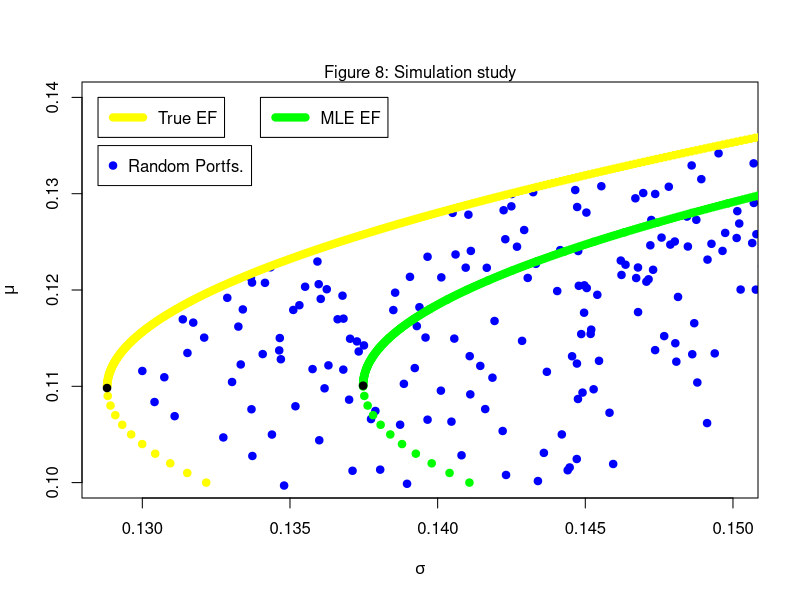

Write the R code that produced this figure.
#Simulation study


set.seed(1)

R1<-c(rnorm(1000,0.09,0.3))
R2<-c(rnorm(1000,0.15,0.25))
R3<-c(rnorm(1000,0.07,0.2))
R4<-c(rnorm(1000,0.18,0.35))

#independent

#CORR12<-c()
#for(i in 1:1000){
#  R1<-c(rnorm(1000,0.09,0.3))
#  R2<-c(rnorm(1000,0.15,0.25))
#  CORR12[i]<-cor(R1,R2)
#}

#hist(CORR12)

#CORR13<-c()
#for(i in 1:1000){
#  R1<-c(rnorm(1000,0.09,0.3))
#  R3<-c(rnorm(1000,0.07,0.2))
#  CORR13[i]<-cor(R1,R3)
#}

#hist(CORR13)


#plot.ts(R1,ylab="Returns",xlab="Time",col="black")
#par(new=TRUE)
#plot.ts(R2,col="green",ylab="",xlab="",xaxt="n",yaxt="n")
#par(new=TRUE)
#plot.ts(R3,col="red",ylab="",xlab="",xaxt="n",yaxt="n")
#par(new=TRUE)
#plot.ts(R4,col="blue",ylab="",xlab="",xaxt="n",yaxt="n")


C<-matrix(c(0.3^2,0,0,0,
            0,0.25^2,0,0,
            0,0,0.2^2,0,
            0,0,0,0.35^2),ncol=4,nrow=4)
invC=solve(C)

u<-t(c(1,1,1,1))

mu<-c(0.09,0.15,0.07,0.18)


rweight<-matrix(runif(1600,0,1),nrow=400,ncol=4)

rwe<-matrix(,nrow=400,ncol=4)
for(i in 1:400){
  rwe[i,]=rweight[i,]/sum(rweight[i,])
}

MU<-matrix(,nrow=400,ncol=1)
SIGMA<-matrix(,nrow=400,ncol=1)

for(i in 1:400){
  MU[i]=rwe[i,]%*%t(t(mu))
  SIGMA[i]=sqrt(rwe[i,]%*%C%*%t(t(rwe[i,])))
}



weights<-function(x){
  a<-matrix(c(1,u%*%invC%*%mu, 
              x,mu%*%invC%*%mu),nrow=2,ncol=2)
  b<-matrix(c(u%*%invC%*%t(u),1, 
              mu%*%invC%*%t(u),x),nrow=2,ncol=2)
  c<-matrix(c(u%*%invC%*%t(u),u%*%invC%*%mu, 
              mu%*%invC%*%t(u),mu%*%invC%*%mu),
            nrow=2,ncol=2)
  w=(det(a)*u%*%invC+det(b)*mu%*%invC)/det(c)
  return(w)
}  




#1) Minimum Variance Portfolio

n<-c(t((u%*%invC)))
d<-c((u%*%invC%*%t(u)))
w<-t(c(n/d))
w                        

muv=w%*%t(t(mu))
muv                   


sigmav=sqrt(w%*%C%*%t(w))
sigmav




#What happens if we estimate mu and C by sample counterparts?


Mat<-matrix(c(var(R1),cov(R1,R2),cov(R1,R3),cov(R1,R4),
              cov(R2,R1),var(R2),cov(R2,R3),cov(R2,R4),
              cov(R3,R1),cov(R3,R2),var(R3),cov(R3,R4),
              cov(R4,R1),cov(R4,R2),cov(R4,R3),var(R4)),ncol=4,nrow=4)
invMat=solve(Mat)

mue<-c(mean(R1),mean(R2),mean(R3),mean(R4))

weights2<-function(x){
  a<-matrix(c(1,u%*%invMat%*%mue, 
              x,mue%*%invMat%*%mue),nrow=2,ncol=2)
  b<-matrix(c(u%*%invMat%*%t(u),1, 
              mue%*%invMat%*%t(u),x),nrow=2,ncol=2)
  c<-matrix(c(u%*%invMat%*%t(u),u%*%invMat%*%mue, 
              mue%*%invMat%*%t(u),mue%*%invMat%*%mue),
            nrow=2,ncol=2)
  w=(det(a)*u%*%invMat+det(b)*mue%*%invMat)/det(c)
  return(w)
}


#MVP


ne<-c(t((u%*%invMat)))
de<-c((u%*%invMat%*%t(u)))
we<-t(c(ne/de))
we                        

muve=we%*%t(t(mue))
muve                   


sigmave=sqrt(we%*%Mat%*%t(we))
sigmave



#Nonparametric bootstrap Asset returns 1

#Based on Michaud (1989): b-th bootstrap has sample mean vector mu.b=c(mean(mu1.ests),mean(mu2.ests),mean(mu3.ests),mean(mu4.ests)

B=999

mu1.ests<-c()
var1.ests<-c()
cov12.ests<-c()
cov13.ests<-c()
cov14.ests<-c()

mu2.ests<-c()
var2.ests<-c()
cov23.ests<-c()
cov24.ests<-c()

mu3.ests<-c()
var3.ests<-c()
cov34.ests<-c()

mu4.ests<-c()
var4.ests<-c()

for(i in 1:B){
  b.r1<-sample(R1,length(R1),replace=TRUE)  #999 bootstrap samples
  b.r2<-sample(R2,length(R2),replace=TRUE)
  b.r3<-sample(R3,length(R3),replace=TRUE)
  b.r4<-sample(R4,length(R4),replace=TRUE)
  
  mu1.ests[i]<-(mean(b.r1)) #without original sample. Add 1000th entry to vector mu.ests equal to mean(R1); the original sample.
  var1.ests[i]<-(var(b.r1))
  cov12.ests[i]<-(cov(b.r1,b.r2))
  cov13.ests[i]<-cov(b.r1,b.r3)
  cov14.ests[i]<-cov(b.r1,b.r4)
  
  mu2.ests[i]<-mean(b.r2)
  var2.ests[i]<-var(b.r2)
  cov23.ests[i]<-cov(b.r2,b.r3)
  cov24.ests[i]<-cov(b.r2,b.r4)
  
  mu3.ests[i]<-mean(b.r3)
  var3.ests[i]<-var(b.r3)
  cov34.ests[i]<-cov(b.r3,b.r4)
  
  mu4.ests[i]<-mean(b.r4)
  var4.ests[i]<-var(b.r4)
}

#hist(mu1.ests)
#hist(mu2.ests)
#hist(mu3.ests)
#hist(mu4.ests)

#hist(var1.ests)
#hist(var2.ests)
#hist(var3.ests)
#hist(var4.ests)

#hist(cov12.ests)
#hist(cov13.ests)
#hist(cov14.ests)
#hist(cov23.ests)
#hist(cov24.ests)
#hist(cov34.ests)


#95% confidence intervals for expected return and variance of asset 1
#Percentile method CIs
alpha <- 0.025
low <- round((B+1)*alpha)
high <- round((B+1)*(1-alpha))

sorted.mu1.ests <- sort(mu1.ests) # sort the estimates of mu1
sorted.mu2.ests <- sort(mu2.ests)
sorted.mu3.ests <- sort(mu3.ests)
sorted.mu4.ests <- sort(mu4.ests)

sorted.var1.ests <- sort(var1.ests) # sort the estimates of sigma1ˆ2
sorted.var2.ests <- sort(var2.ests)
sorted.var3.ests <- sort(var3.ests)
sorted.var4.ests <- sort(var4.ests)

sorted.cov12.ests<-sort(cov12.ests)
sorted.cov13.ests<-sort(cov13.ests)
sorted.cov14.ests<-sort(cov14.ests)
sorted.cov23.ests<-sort(cov23.ests)
sorted.cov24.ests<-sort(cov24.ests)
sorted.cov34.ests<-sort(cov34.ests)

c(sorted.mu1.ests[low],sorted.mu1.ests[high])  # the estimated CI for mu
c(sorted.mu2.ests[low],sorted.mu2.ests[high])
c(sorted.mu3.ests[low],sorted.mu3.ests[high])
c(sorted.mu4.ests[low],sorted.mu4.ests[high])

c(sorted.var1.ests[low],sorted.var1.ests[high])
c(sorted.var2.ests[low],sorted.var2.ests[high])
c(sorted.var3.ests[low],sorted.var3.ests[high])
c(sorted.var4.ests[low],sorted.var4.ests[high])

c(sorted.cov12.ests[low],sorted.cov12.ests[high])
c(sorted.cov13.ests[low],sorted.cov13.ests[high])
c(sorted.cov14.ests[low],sorted.cov14.ests[high])
c(sorted.cov23.ests[low],sorted.cov23.ests[high])
c(sorted.cov24.ests[low],sorted.cov24.ests[high])
c(sorted.cov34.ests[low],sorted.cov34.ests[high])


#Solving the model with bootstrap estimates

#What happens if we estimate mu and C by nonparmetric bootstrap?


Mat.B<-matrix(c(mean(var1.ests),mean(cov12.ests),mean(cov13.ests),mean(cov14.ests),
                mean(cov12.ests),mean(var2.ests),mean(cov23.ests),mean(cov24.ests),
                mean(cov13.ests),mean(cov23.ests),mean(var3.ests),mean(cov34.ests),
                mean(cov14.ests),mean(cov24.ests),mean(cov34.ests),mean(var4.ests)),ncol=4,nrow=4)
              
invMat.B=solve(Mat.B)

mu.b<-c(mean(mu1.ests),mean(mu2.ests),mean(mu3.ests),mean(mu4.ests)) #sample mean vector

weights.b<-function(x){
  a<-matrix(c(1,u%*%invMat.B%*%mu.b, 
              x,mu.b%*%invMat.B%*%mu.b),nrow=2,ncol=2)
  b<-matrix(c(u%*%invMat.B%*%t(u),1, 
              mu.b%*%invMat.B%*%t(u),x),nrow=2,ncol=2)
  c<-matrix(c(u%*%invMat.B%*%t(u),u%*%invMat.B%*%mu.b, 
              mu.b%*%invMat.B%*%t(u),mu.b%*%invMat.B%*%mu.b),
            nrow=2,ncol=2)
  w=(det(a)*u%*%invMat.B+det(b)*mu.b%*%invMat.B)/det(c)
  return(w)
}

#for(i in seq(0.1,0.17,0.0001)){
#  points(sqrt(weights2(i)%*%Mat%*%t(weights2(i))),i,pch=19,col="green")
#}


#MVP


ne.b<-c(t((u%*%invMat.B)))
de.b<-c((u%*%invMat.B%*%t(u)))
we.b<-t(c(ne.b/de.b))
we.b                        

muve.b=we.b%*%t(t(mu.b))
muve.b                   


sigmave.b=sqrt(we.b%*%Mat.B%*%t(we.b))
sigmave.b


#Fitting a confidence interval on bootstrap EF
#For this we need to plot EF with lower bounds of derived 95% CI
#And another EF with upper bounds of derived 95% CI

Mat.BL<-matrix(c(sorted.var1.ests[low],sorted.cov12.ests[low],sorted.cov13.ests[low],sorted.cov14.ests[low],
                 sorted.cov12.ests[low],sorted.var2.ests[low],sorted.cov23.ests[low],sorted.cov24.ests[low],
                 sorted.cov13.ests[low],sorted.cov23.ests[low],sorted.var3.ests[low],sorted.cov34.ests[low],
                 sorted.cov14.ests[low],sorted.cov24.ests[low],sorted.cov34.ests[low],sorted.var4.ests[low]),ncol=4,nrow=4)


invMat.BL=solve(Mat.BL)

mu.bl<-c(sorted.mu1.ests[low],sorted.mu2.ests[low],sorted.mu3.ests[low],sorted.mu4.ests[low])


weights.bl<-function(x){
  a<-matrix(c(1,u%*%invMat.BL%*%mu.bl, 
              x,mu.bl%*%invMat.BL%*%mu.bl),nrow=2,ncol=2)
  b<-matrix(c(u%*%invMat.BL%*%t(u),1, 
              mu.bl%*%invMat.BL%*%t(u),x),nrow=2,ncol=2)
  c<-matrix(c(u%*%invMat.BL%*%t(u),u%*%invMat.BL%*%mu.bl, 
              mu.bl%*%invMat.BL%*%t(u),mu.bl%*%invMat.BL%*%mu.bl),
            nrow=2,ncol=2)
  w=(det(a)*u%*%invMat.BL+det(b)*mu.bl%*%invMat.BL)/det(c)
  return(w)
}





Mat.BH<-matrix(c(sorted.var1.ests[high],sorted.cov12.ests[high],sorted.cov13.ests[high],sorted.cov14.ests[high],
                 sorted.cov12.ests[high],sorted.var2.ests[high],sorted.cov23.ests[high],sorted.cov24.ests[high],
                 sorted.cov13.ests[high],sorted.cov23.ests[high],sorted.var3.ests[high],sorted.cov34.ests[high],
                 sorted.cov14.ests[high],sorted.cov24.ests[high],sorted.cov34.ests[high],sorted.var4.ests[high]),ncol=4,nrow=4)


invMat.BH=solve(Mat.BH)

mu.bh<-c(sorted.mu1.ests[high],sorted.mu2.ests[high],sorted.mu3.ests[high],sorted.mu4.ests[high])


weights.bh<-function(x){
  a<-matrix(c(1,u%*%invMat.BH%*%mu.bh, 
              x,mu.bh%*%invMat.BH%*%mu.bh),nrow=2,ncol=2)
  b<-matrix(c(u%*%invMat.BH%*%t(u),1, 
              mu.bh%*%invMat.BH%*%t(u),x),nrow=2,ncol=2)
  c<-matrix(c(u%*%invMat.BH%*%t(u),u%*%invMat.BH%*%mu.bh, 
              mu.bh%*%invMat.BH%*%t(u),mu.bh%*%invMat.BH%*%mu.bh),
            nrow=2,ncol=2)
  w=(det(a)*u%*%invMat.BH+det(b)*mu.bh%*%invMat.BH)/det(c)
  return(w)
}

#Plots


plot(MU~SIGMA,pch=19,col="blue",xlab=expression(sigma),ylab=expression(mu),xlim=c(sigmav,0.15),ylim=c(0.10,0.14))

for(i in seq(0.11,0.17,0.0001)){
  points(sqrt(weights(i)%*%C%*%t(weights(i))),i,pch=19,col="yellow")
}

for(i in seq(0.1,0.11,0.001)){
  points(sqrt(weights(i)%*%C%*%t(weights(i))),i,pch=19,col="yellow")
}

for(i in seq(0.11,0.17,0.0001)){
  points(sqrt(weights2(i)%*%Mat%*%t(weights2(i))),i,pch=19,col="green")
}

for(i in seq(0.1,0.13,0.001)){
  points(sqrt(weights2(i)%*%Mat%*%t(weights2(i))),i,pch=19,col="green")
}

#for(i in seq(0.11,0.17,0.0001)){
#  points(sqrt(weights.b(i)%*%Mat.B%*%t(weights.b(i))),i,pch=19,col="red")
#}

#for(i in seq(0.1,0.13,0.001)){
#  points(sqrt(weights.b(i)%*%Mat.B%*%t(weights.b(i))),i,pch=19,col="red")
#}

#for(i in seq(0.1,0.17,0.0001)){
#  points(sqrt(weights.bl(i)%*%Mat.BL%*%t(weights.bl(i))),i,pch=".",col="red")
#}


#for(i in seq(0.1,0.17,0.0001)){
#  points(sqrt(weights.bh(i)%*%Mat.BH%*%t(weights.bh(i))),i,pch=".",col="red")
#}

#points(sigmave.b,muve.b,pch=19,col="black")

points(sigmav,muv,pch=19,col="black")

points(sigmave,muve,pch=19,col="black")

mtext("Figure 8: Simulation study",pos = 3,cex=1)

legend(0.1285,0.14,"True EF",lty="solid",lwd="8",col="yellow")
legend(0.134,0.14,"MLE EF",lty="solid",lwd="8",col="green")
legend(0.1285,0.135,"Random Portfs.",pch=19,col="blue")
#legend(0.134,0.135,"Bootstrap EF",lty="solid",lwd="8",col="red")
